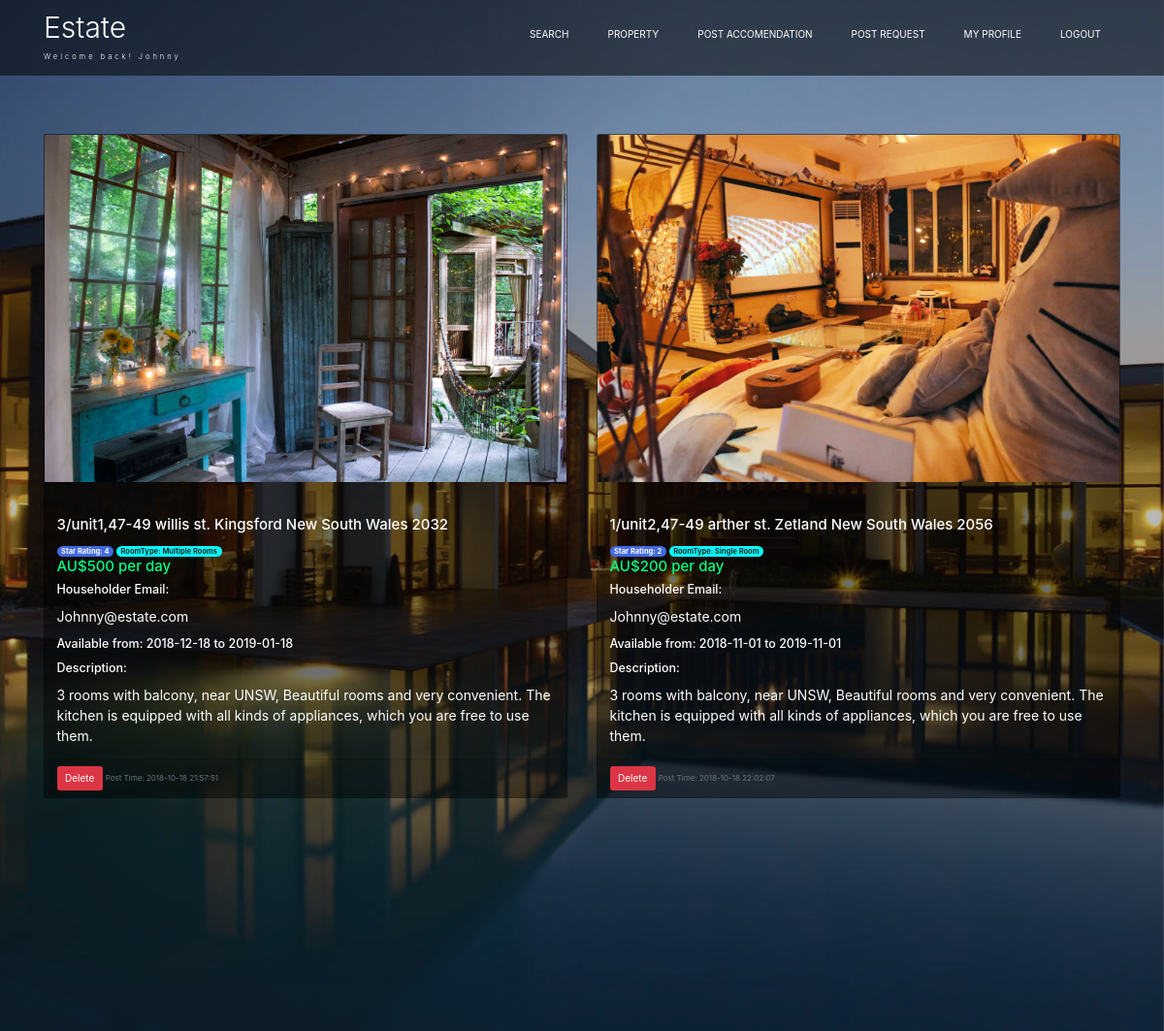
/my_postings (signed in), run on the app's committed database.
### tables this page shows
CREATE TABLE users (
                    ID int primary key not null,
                    username char(50) not null,
                    password_hash char(128) not null,
                    full_name char(50) not null,
                    email char(50) not null,
                    home char(50),
                    home_latitude char(50),
                    home_longitude char(50),
                    home_suburb char(50));

CREATE TABLE hotel (
                    userid char(50),
                    useremail char(50),
                    HouseID char(50) primary key not null,
                    RoomNo char(50),
                    Street char(50),
                    Suburb char(50),
                    State char(50),
                    Postcode char(50),
                    RoomType char(50),
                    Star char(50),
                    check_in_date char(50),
                    check_out_date char(50),
                    price int(50),
                    description char(255),
                    Image char(50),
                    post_time char(50),
                    booking char(50),
                    full_address char(255)
                    );

### project.py (the view, shortened to what this page needs)
@app.route('/my_postings', methods=['GET', 'POST'])
@login_required
def my_postings():
    House_ID = request.args.get('HouseID')
    showNum = 3
    conn = sqlite3.connect("small.db")
    cur = conn.cursor()
    keys = [
        "UserID",
        "UserEmail",
        "HouseID",
        "RoomNo",
        "Street",
        "Suburb",
        "State",
        "Postcode",
        "RoomType",
        "Star",
        "CheckIn",
        "CheckOut",
        "Price",
        "Description",
        "Image",
        "Post_time",
        "Booking_state",
        "Full_address"
    ]
    info_tuples = cur.execute(f"""SELECT * FROM hotel where userid = {current_user.ID} order by price desc limit {showNum};""")
    posts = [tupletodict(keys, tup) for tup in info_tuples]
    conn.close()
    return render_template('my_postings.html', title='my_postings', posts=posts)

### project.py (called while the page is built)
def query(sql):
    conn = sqlite3.connect('small.db', detect_types=sqlite3.PARSE_DECLTYPES, check_same_thread=False)
    cur = conn.cursor()
    cur.execute(sql)
    return cur

@login.user_loader
def load_user(id):
    sql = 'select * from users where ID = ' + str(id)
    cur = query(sql)
    res = cur.fetchall()
    user = User(res[0][1])
    return user

def tupletodict(keys, tup):
    return dict(zip(keys, tup))

### templates/my_postings.html (shortened to what this page needs)
{% extends "base.html" %}
{% block beforehead %}
    <link rel="stylesheet" href="https://stackpath.bootstrapcdn.com/bootstrap/4.1.3/css/bootstrap.min.css">
{% endblock %}
{% block body_contents %}
<div class="card-deck">
    {% for post in posts %}
        <div class="card" style="width: 30rem; background-color: rgba(0, 0, 0, 0.404); color: white">
            <img class="card-img-top" src="{{post.Image}}" style="width: 100%;object-fit: cover;">
            <div class="card-body" style="padding-top:5%">
                {% if current_user.is_authenticated %}
                <p class="card-title"> <h4>{{post.Full_address}}</h4> </p>
                {% endif %}
                <span class="badge badge-pill badge-dark" style="background-color:royalblue">Star Rating: {{post.Star}}</span>
                <span class="badge badge-pill badge-light" style="background-color:aqua">RoomType: {{post.RoomType}}</span>
                <h4 class="card-title" style="color:springgreen">AU${{ post.Price }} per day</h4>
                {% if current_user.is_authenticated %}
                    <p class="card-title"><h5>Householder Email:</h5></p>
                    <p class="card-text">{{post.UserEmail}}</p>
                {% endif %}
                <p class="card-title">
                    <h5>Available from: {{post.CheckIn}} to {{post.CheckOut}}<h5>
                </p>
                <p class="card-title"><h5>Description:</h5></p>
                <p class="card-text">{{post.Description}}</p>
            </div>
            <div class="card-footer">
                <a href="/my_postings?HouseID={{post.HouseID}}" class="btn btn-danger">Delete</a>
                <small class="text-muted">Post Time: {{post.Post_time}}</small>
            </div>
        </div>
    {% endfor %}
</div>
{% endblock %}

### templates/base.html (shortened to what this page needs)
<!DOCTYPE html>
<html lang="en">
<head>
    <link href="css/bootstrap.css" rel='stylesheet' type='text/css' />
    <link href="css/style.css" rel='stylesheet' type='text/css' />
    <link rel="stylesheet" href="css/smoothbox.css" type='text/css' >
    {% block beforehead %}
    {% endblock %}
</head>
<body>
    <div class="w3ls-banner">
        <div class="center-container-main">
            <div class="center-container">
                <div class="navigation">
                    <div class="container">
                        <div class="agileits-logo">
                            {% if current_user.is_authenticated %}
                            <h1><a href="/mainpage">Estate<span class="w3agile" class=navigation-right>Welcome back! {{current_user.username}}.</span></a></h1>
                            {% else %}
                            <h1><a href="/mainpage">Estate<span class="w3agile" navigation-right>Just like home</span></a></h1>
                            {% endif %}
                        </div>
                        <div class="navigation-right">
                            <nav class="link-effect-3" id="link-effect-3">
                                <ul class="nav1 nav">
                                    <li><a data-hover="Search" href="/search_init">Search</a></li>
                                    <li><a href="/ShowBooking" class="scroll" data-hover="Agents">property</a></li>
                                    {% if current_user.is_anonymous %}
                                    <li><a href="/login" class="scroll" data-hover="Agents">Login</a></li>
                                    {% else %}
                                    <li><a href="/add" class="scroll" data-hover="About">Post accomendation</a></li>
                                    <li><a href="/request" class="scroll" data-hover="Agents">Post request</a></li>
                                    <li><a href="/profile" class="scroll" data-hover="Agents">My Profile</a></li>
                                    <li><a href="/logout" class="scroll" data-hover="Agents">Logout</a></li>
                                    {% endif %}
                                </ul>
                            </nav>
                        </div>
                        <div class="clearfix"></div>
                    </div>
                </div>
            </div>
            <div class="container">
                {% block body_contents %}
                {% endblock %}
            </div>
        </div>
    </div>
</body>
</html>

### css/style.css (style rules this page uses)
body { margin:0; padding:0; background:#fff; font-family: 'Open Sans', sans-serif; }
h1,h2,h3,h4,h5,h6 { margin:0; font-family: 'Work Sans', sans-serif; }
p { margin:0; font-size:14px; }
ul { margin:0; padding:0; }
.w3ls-banner { background:url(../images/b.jpg)no-repeat center fixed; background-size: cover; -moz-background-size: cover; -o-background-size: cover; background-position: center center; min-height: 100%; }
.center-container { padding: cover; background-size: cover; }
.center-container-main { padding-bottom: 20%; background: rgba(37, 31, 31, 0.308) no-repeat center fixed; min-height: 100%; }
.agileits-logo { float:left; }
.navigation-right { float:right; margin: 0.8em 0 0; }
.navigation-right ul li { display:inline-block; }
.navigation-right ul li a { color:#fff; font-size:1em; text-decoration: none; padding: 10px 0; text-transform:uppercase; -webkit-transition:.5s all; -moz-transition:.5s all; -o-transition:.5s all; -ms-transition:.5s all; transition:.5s all; }
.navigation { padding:1em 0; background:rgba(0, 0, 0, 0.53); }
.link-effect-3 a { margin: 0 20px; position: relative !important; }
.agileits-logo h1 a { font-size:1.2em; color: #fff; text-decoration: none; font-weight: 300; }
.agileits-logo h1 a span.w3agile { display: block; font-size: 0.25em; text-align: center; letter-spacing: 3px; margin-top: 1em; color: #fff; font-weight: 300; }
@media (max-width: 1366px) { .center-container { padding: 0em 0 6em; } }

### css/smoothbox.css (style rules this page uses)
body, html { height:100%; width:100%; }

### data on the page
users: username "Johnny"
hotel: Image (picture), Full_address "3/unit1,47-49 willis st. Kingsford New South Wales 2032", Star "4", RoomType "Multiple Rooms", Price "500", UserEmail "Johnny@estate.com", CheckIn "2018-12-18", CheckOut "2019-01-18", Description "3 rooms with balcony, near UNSW, Beautiful rooms and very convenient. The kitchen is equipped with all kinds of appliances, which you are free to use them.", Post_time "2018-10-18 21:57:51"
hotel: Image (picture), Full_address "1/unit2,47-49 arther st. Zetland New South Wales 2056", Star "2", RoomType "Single Room", Price "200", UserEmail "Johnny@estate.com", CheckIn "2018-11-01", CheckOut "2019-11-01", Description "3 rooms with balcony, near UNSW, Beautiful rooms and very convenient. The kitchen is equipped with all kinds of appliances, which you are free to use them.", Post_time "2018-10-18 22:02:07"
